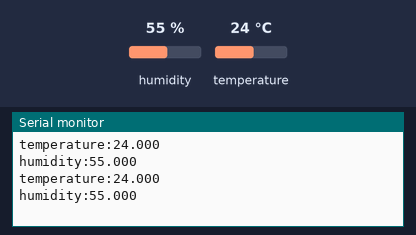
This sketch was run on a simulated ESP32. Shown: the last lines printed to the serial monitor. The inputs (shaded band) are chosen by the test bench; at power-on: humidity 55 %, temperature 24 °C.

Above: at 4.8 s.
4.9 s: humidity set to 22 %
At 6.9 s:
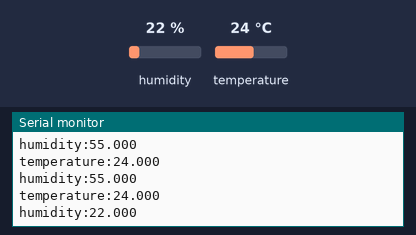
7.9 s: temperature set to 12 °C
At 8.4 s:
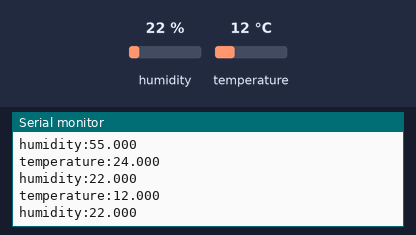
10.9 s: humidity set to 40 %
At 12.7 s:
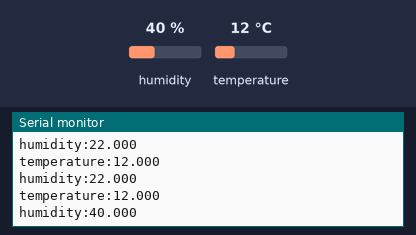
Timing chart, 0 to 14.2 s (numbered marks = the images above; inputs shaded):
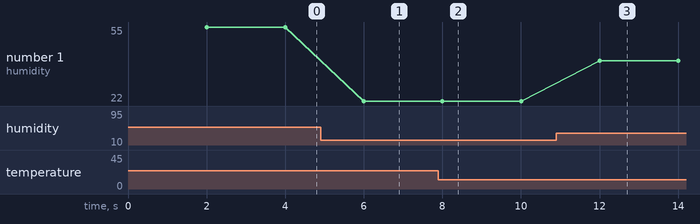

Measured:
- after the input at 4.9 s, the serial monitor: prints a new line after 1.1 s (image 1)
- after the input at 7.9 s, the serial monitor: prints a new line after 0.10 s (image 2)
- after the input at 10.9 s, the serial monitor: prints a new line after 1.1 s (image 3)
- plotted number 1: 55 → 22 after the input at 4.9 s, 22 → 40 after the input at 10.9 s

The sketch:

SCD30_Sensor.ino
```cpp
// (licence header left out)
#include <Wire.h>
#include "SparkFun_SCD30_Arduino_Library.h"

SCD30 airSensor;

void setup()
{
  Wire.begin();
  Serial.begin(9600);
  airSensor.begin(); //This will cause readings to occur every two seconds
  airSensor.setAltitudeCompensation(426); //Set altitude of the sensor in m
}

void loop()
{
  delay(2000);

  if (airSensor.dataAvailable())
  {
    Serial.print("temperature:");
    Serial.print(airSensor.getTemperature(), 3); // Second parameter for decimal precision
    Serial.print("\n");

    Serial.print("humidity:");
    Serial.print(airSensor.getHumidity(), 3);
    Serial.print("\n");
  }
}
```
